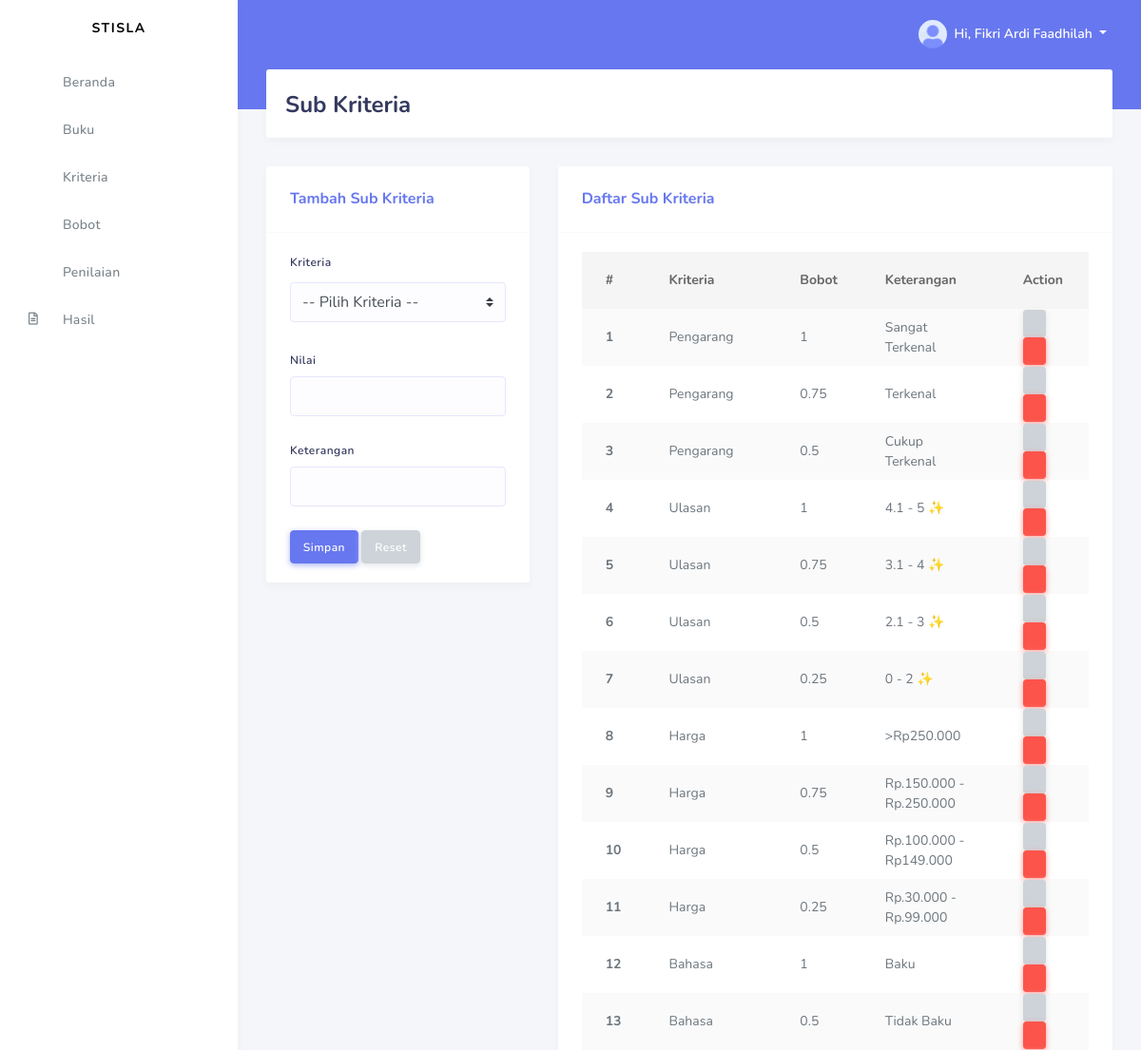
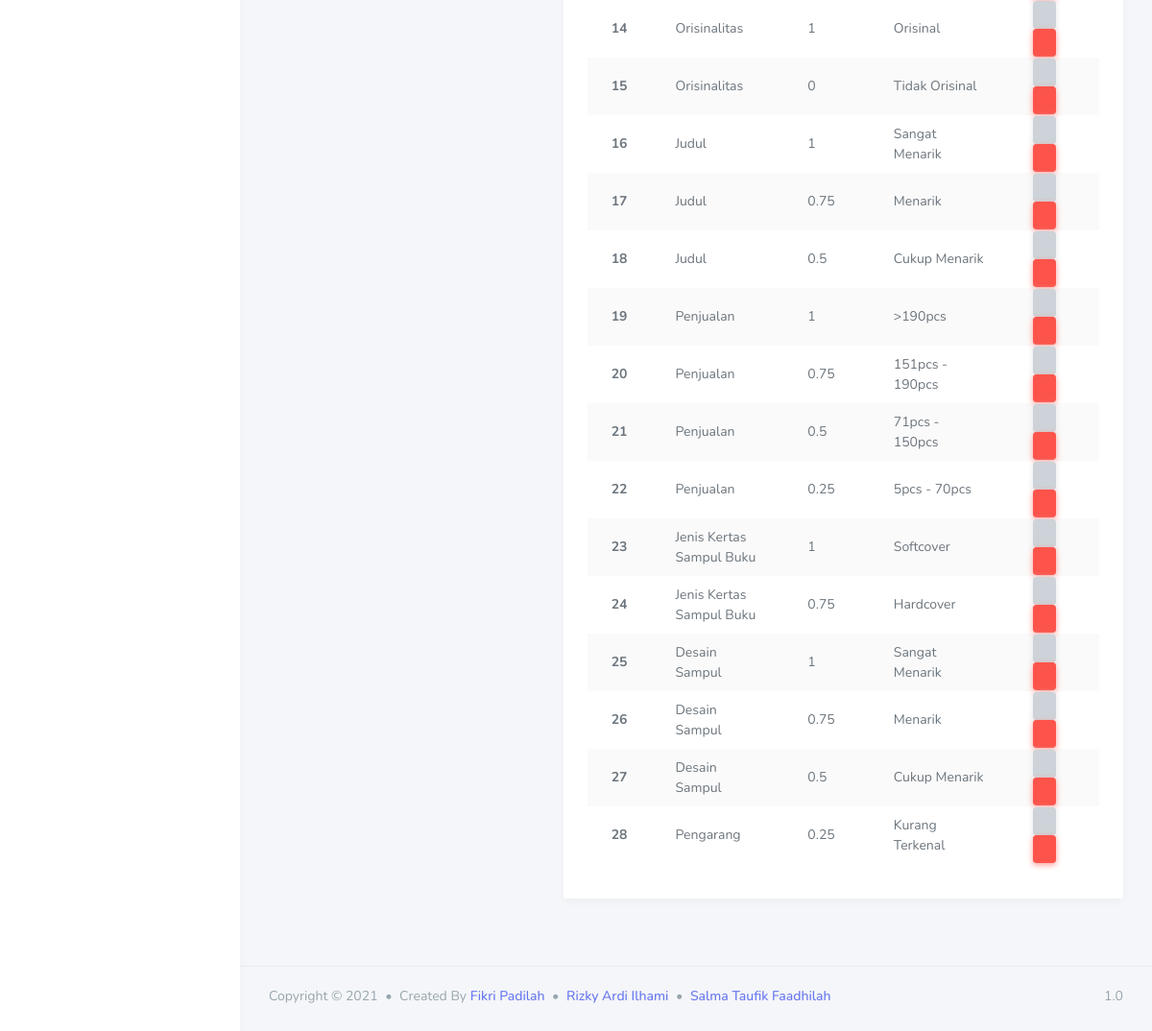
Page /?page=subkriteria (signed in) on the committed database (2 pictures, top to bottom).
### tables this page shows
CREATE TABLE `nilai_kriteria` (
  `id` int(11) NOT NULL,
  `kriteria_id` int(11) NOT NULL,
  `keterangan` varchar(50) NOT NULL,
  `nilai` float DEFAULT 0
);

CREATE TABLE `kriteria` (
  `id` int(11) NOT NULL,
  `nama` varchar(30) NOT NULL,
  `atribut` enum('Benefit','Cost') NOT NULL
);

### page/subkriteria.php (the view, shortened to what this page needs)
<div class="section-header">
  <h1>Sub Kriteria</h1>
</div>
<div class="section-body">
  <div class="row">
    <div class="col-lg-4 col-md-12 col-12 col-sm-12">
      <form method="post" action="./proses/tambah.php" class="needs-validation" id="form" novalidate="" enctype="multipart/form-data">
        <div class="card">
          <div class="card-header">
            <h4>Tambah Sub Kriteria</h4>
          </div>
          <div class="card-body pb-0">
            <div class="form-group">
              <label>Kriteria</label>
              <select class="custom-select my-1" name="kriteria_id" id="kriteria_id">
                <option selected disabled>-- Pilih Kriteria --</option>
              </select>
            </div>
            <div class="form-group">
              <label>Nilai</label>
              <input type="text" name="nilai" id="nilai" class="form-control" required>
            </div>
            <div class="form-group">
              <label>Keterangan</label>
              <input type="text" name="keterangan" id="keterangan" class="form-control" required>
            </div>
          </div>
          <div class="card-footer pt-0">
            <button class="btn btn-primary" id="buttonsimpan" type="submit">Simpan</button>
            <button class="btn btn-secondary" id="buttonreset" type="reset">Reset</button>
          </div>
        </div>
      </form>
    </div>
    <div class="col-lg-8 col-md-12 col-12 col-sm-12">
      <div class="card">
        <div class="card-header">
          <h4>Daftar Sub Kriteria</h4>
        </div>
        <div class="card-body">
          <table class="table table-striped">
            <thead>
              <tr>
                <th scope="col">#</th>
                <th scope="col">Kriteria</th>
                <th scope="col">Bobot</th>
                <th scope="col">Keterangan</th>
                <th scope="col">Action</th>
              </tr>
            </thead>
            <tbody>
              <?php
              $query = "SELECT nilai_kriteria.*, kriteria.nama AS kriteria FROM nilai_kriteria INNER JOIN kriteria ON kriteria.id = nilai_kriteria.kriteria_id";
              $execute = $konek->query($query);
              if ($execute->num_rows > 0) :
                $no = 1;
                while ($data = $execute->fetch_array(MYSQLI_ASSOC)) :
              ?>
                  <tr>
                    <th scope="row"><?= $no; ?></th>
                    <td><?= $data['kriteria']; ?></td>
                    <td><?= $data['nilai']; ?></td>
                    <td><?= $data['keterangan']; ?></td>
                    <td>
                      <a href="./proses/tampil.php?table=nilai_kriteria&id=<?= $data['id']; ?>" class="btn btn-icon btn-sm btn-secondary btn-edit"><i class="fas fa-pencil-alt"></i></a>
                      <a href="./proses/hapus.php?table=nilai_kriteria&id=<?= $data['id']; ?>" class="btn btn-icon btn-sm btn-danger btn-hapus" data-name="sub kriteria <?= $data['kriteria'] ?> dengan nilai <?= $data['nilai']; ?>"><i class="fas fa-trash"></i></a>
                    </td>
                  </tr>
              <?php
                  $no++;
                endwhile;
              else :
                echo '<tr><td colspan="5">Daftar sub kriteria belum tersedia</td></tr>';
              endif;
              ?>
            </tbody>
          </table>
        </div>
      </div>
    </div>
  </div>
</div>

### asset/css/all.css (style rules this page uses)
.fa, .fas, .far, .fal, .fad, .fab { -moz-osx-font-smoothing: grayscale; -webkit-font-smoothing: antialiased; display: inline-block; font-style: normal; font-variant: normal; text-rendering: auto; line-height: 1; }
.fa-pencil-alt:before { content: "\f303"; }
.fa-trash:before { content: "\f1f8"; }

### rows in the picture
nilai_kriteria: kriteria.nama "Pengarang", nilai "1", keterangan "Sangat Terkenal"
nilai_kriteria: kriteria.nama "Pengarang", nilai "0.75", keterangan "Terkenal"
nilai_kriteria: kriteria.nama "Pengarang", nilai "0.5", keterangan "Cukup Terkenal"
nilai_kriteria: kriteria.nama "Ulasan", nilai "1", keterangan "4.1 - 5 ✨"
nilai_kriteria: kriteria.nama "Ulasan", nilai "0.75", keterangan "3.1 - 4 ✨"
nilai_kriteria: kriteria.nama "Ulasan", nilai "0.5", keterangan "2.1 - 3 ✨"
nilai_kriteria: kriteria.nama "Ulasan", nilai "0.25", keterangan "0 - 2 ✨"
nilai_kriteria: kriteria.nama "Harga", nilai "1", keterangan ">Rp250.000"
nilai_kriteria: kriteria.nama "Harga", nilai "0.75", keterangan "Rp.150.000 - Rp.250.000"
nilai_kriteria: kriteria.nama "Harga", nilai "0.5", keterangan "Rp.100.000 - Rp149.000"
nilai_kriteria: kriteria.nama "Harga", nilai "0.25", keterangan "Rp.30.000 - Rp.99.000"
nilai_kriteria: kriteria.nama "Bahasa", nilai "1", keterangan "Baku"
nilai_kriteria: kriteria.nama "Bahasa", nilai "0.5", keterangan "Tidak Baku"
nilai_kriteria: kriteria.nama "Orisinalitas", nilai "1", keterangan "Orisinal"
nilai_kriteria: kriteria.nama "Orisinalitas", nilai "0", keterangan "Tidak Orisinal"
nilai_kriteria: kriteria.nama "Judul", nilai "1", keterangan "Sangat Menarik"
nilai_kriteria: kriteria.nama "Judul", nilai "0.75", keterangan "Menarik"
nilai_kriteria: kriteria.nama "Judul", nilai "0.5", keterangan "Cukup Menarik"
nilai_kriteria: kriteria.nama "Penjualan", nilai "1", keterangan ">190pcs"
nilai_kriteria: kriteria.nama "Penjualan", nilai "0.75", keterangan "151pcs - 190pcs"
nilai_kriteria: kriteria.nama "Penjualan", nilai "0.5", keterangan "71pcs - 150pcs"
nilai_kriteria: kriteria.nama "Penjualan", nilai "0.25", keterangan "5pcs - 70pcs"
nilai_kriteria: kriteria.nama "Jenis Kertas Sampul Buku", nilai "1", keterangan "Softcover"
nilai_kriteria: kriteria.nama "Jenis Kertas Sampul Buku", nilai "0.75", keterangan "Hardcover"
nilai_kriteria: kriteria.nama "Desain Sampul", nilai "1", keterangan "Sangat Menarik"
nilai_kriteria: kriteria.nama "Desain Sampul", nilai "0.75", keterangan "Menarik"
nilai_kriteria: kriteria.nama "Desain Sampul", nilai "0.5", keterangan "Cukup Menarik"
nilai_kriteria: kriteria.nama "Pengarang", nilai "0.25", keterangan "Kurang Terkenal"
